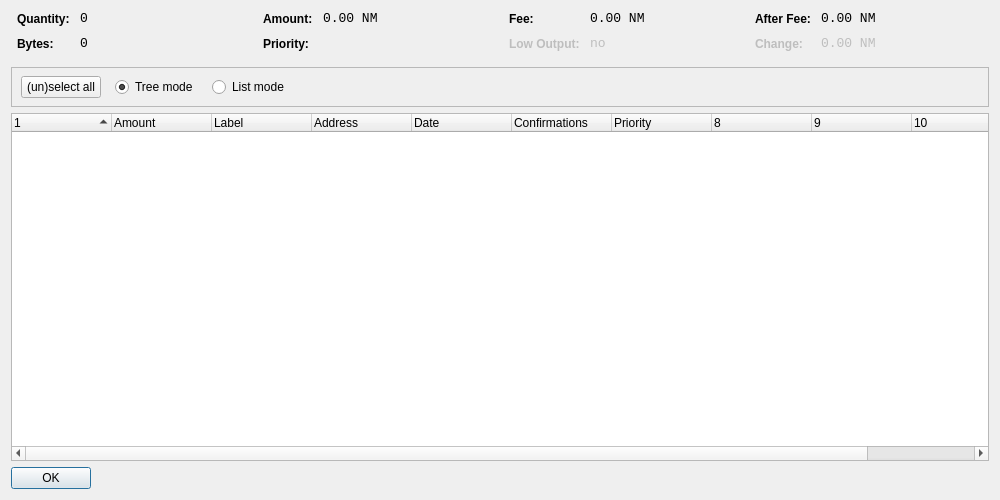
<?xml version="1.0" encoding="UTF-8"?>
<ui version="4.0">
 <class>CoinControlDialog</class>
 <widget class="QDialog" name="CoinControlDialog">
  <property name="geometry">
   <rect>
    <x>0</x>
    <y>0</y>
    <width>1000</width>
    <height>500</height>
   </rect>
  </property>
  <property name="windowTitle">
   <string>Coin Control</string>
  </property>
  <layout class="QVBoxLayout" name="verticalLayout">
   <item>
    <layout class="QHBoxLayout" name="horizontalLayoutTop" stretch="0,0,0,0">
     <property name="topMargin">
      <number>0</number>
     </property>
     <property name="bottomMargin">
      <number>10</number>
     </property>
     <item>
      <layout class="QFormLayout" name="formLayoutCoinControl1">
       <property name="horizontalSpacing">
        <number>10</number>
       </property>
       <property name="verticalSpacing">
        <number>10</number>
       </property>
       <property name="leftMargin">
        <number>6</number>
       </property>
       <property name="rightMargin">
        <number>6</number>
       </property>
       <item row="0" column="0">
        <widget class="QLabel" name="labelCoinControlQuantityText">
         <property name="styleSheet">
          <string notr="true">font-weight:bold;</string>
         </property>
         <property name="text">
          <string>Quantity:</string>
         </property>
        </widget>
       </item>
       <item row="0" column="1">
        <widget class="QLabel" name="labelCoinControlQuantity">
         <property name="font">
          <font>
           <family>Monospace</family>
           <pointsize>10</pointsize>
          </font>
         </property>
         <property name="cursor">
          <cursorShape>IBeamCursor</cursorShape>
         </property>
         <property name="contextMenuPolicy">
          <enum>Qt::ActionsContextMenu</enum>
         </property>
         <property name="text">
          <string notr="true">0</string>
         </property>
         <property name="textInteractionFlags">
          <set>Qt::LinksAccessibleByMouse|Qt::TextSelectableByKeyboard|Qt::TextSelectableByMouse</set>
         </property>
        </widget>
       </item>
       <item row="1" column="0">
        <widget class="QLabel" name="labelCoinControlBytesText">
         <property name="styleSheet">
          <string notr="true">font-weight:bold;</string>
         </property>
         <property name="text">
          <string>Bytes:</string>
         </property>
        </widget>
       </item>
       <item row="1" column="1">
        <widget class="QLabel" name="labelCoinControlBytes">
         <property name="font">
          <font>
           <family>Monospace</family>
           <pointsize>10</pointsize>
          </font>
         </property>
         <property name="cursor">
          <cursorShape>IBeamCursor</cursorShape>
         </property>
         <property name="contextMenuPolicy">
          <enum>Qt::ActionsContextMenu</enum>
         </property>
         <property name="text">
          <string notr="true">0</string>
         </property>
         <property name="textInteractionFlags">
          <set>Qt::LinksAccessibleByMouse|Qt::TextSelectableByKeyboard|Qt::TextSelectableByMouse</set>
         </property>
        </widget>
       </item>
      </layout>
     </item>
     <item>
      <layout class="QFormLayout" name="formLayoutCoinControl2">
       <property name="horizontalSpacing">
        <number>10</number>
       </property>
       <property name="verticalSpacing">
        <number>10</number>
       </property>
       <property name="leftMargin">
        <number>6</number>
       </property>
       <property name="rightMargin">
        <number>6</number>
       </property>
       <item row="0" column="0">
        <widget class="QLabel" name="labelCoinControlAmountText">
         <property name="styleSheet">
          <string notr="true">font-weight:bold;</string>
         </property>
         <property name="text">
          <string>Amount:</string>
         </property>
        </widget>
       </item>
       <item row="0" column="1">
        <widget class="QLabel" name="labelCoinControlAmount">
         <property name="font">
          <font>
           <family>Monospace</family>
           <pointsize>10</pointsize>
          </font>
         </property>
         <property name="cursor">
          <cursorShape>IBeamCursor</cursorShape>
         </property>
         <property name="contextMenuPolicy">
          <enum>Qt::ActionsContextMenu</enum>
         </property>
         <property name="text">
          <string notr="true">0.00 NM</string>
         </property>
         <property name="textInteractionFlags">
          <set>Qt::LinksAccessibleByMouse|Qt::TextSelectableByKeyboard|Qt::TextSelectableByMouse</set>
         </property>
        </widget>
       </item>
       <item row="1" column="0">
        <widget class="QLabel" name="labelCoinControlPriorityText">
         <property name="styleSheet">
          <string notr="true">font-weight:bold;</string>
         </property>
         <property name="text">
          <string>Priority:</string>
         </property>
        </widget>
       </item>
       <item row="1" column="1">
        <widget class="QLabel" name="labelCoinControlPriority">
         <property name="font">
          <font>
           <family>Monospace</family>
           <pointsize>10</pointsize>
          </font>
         </property>
         <property name="cursor">
          <cursorShape>IBeamCursor</cursorShape>
         </property>
         <property name="contextMenuPolicy">
          <enum>Qt::ActionsContextMenu</enum>
         </property>
         <property name="text">
          <string/>
         </property>
         <property name="textInteractionFlags">
          <set>Qt::LinksAccessibleByMouse|Qt::TextSelectableByKeyboard|Qt::TextSelectableByMouse</set>
         </property>
        </widget>
       </item>
      </layout>
     </item>
     <item>
      <layout class="QFormLayout" name="formLayoutCoinControl3">
       <property name="horizontalSpacing">
        <number>10</number>
       </property>
       <property name="verticalSpacing">
        <number>10</number>
       </property>
       <property name="leftMargin">
        <number>6</number>
       </property>
       <property name="rightMargin">
        <number>6</number>
       </property>
       <item row="0" column="0">
        <widget class="QLabel" name="labelCoinControlFeeText">
         <property name="styleSheet">
          <string notr="true">font-weight:bold;</string>
         </property>
         <property name="text">
          <string>Fee:</string>
         </property>
        </widget>
       </item>
       <item row="0" column="1">
        <widget class="QLabel" name="labelCoinControlFee">
         <property name="font">
          <font>
           <family>Monospace</family>
           <pointsize>10</pointsize>
          </font>
         </property>
         <property name="cursor">
          <cursorShape>IBeamCursor</cursorShape>
         </property>
         <property name="contextMenuPolicy">
          <enum>Qt::ActionsContextMenu</enum>
         </property>
         <property name="text">
          <string notr="true">0.00 NM</string>
         </property>
         <property name="textInteractionFlags">
          <set>Qt::LinksAccessibleByMouse|Qt::TextSelectableByKeyboard|Qt::TextSelectableByMouse</set>
         </property>
        </widget>
       </item>
       <item row="1" column="0">
        <widget class="QLabel" name="labelCoinControlLowOutputText">
         <property name="enabled">
          <bool>false</bool>
         </property>
         <property name="styleSheet">
          <string notr="true">font-weight:bold;</string>
         </property>
         <property name="text">
          <string>Low Output:</string>
         </property>
        </widget>
       </item>
       <item row="1" column="1">
        <widget class="QLabel" name="labelCoinControlLowOutput">
         <property name="enabled">
          <bool>false</bool>
         </property>
         <property name="font">
          <font>
           <family>Monospace</family>
           <pointsize>10</pointsize>
          </font>
         </property>
         <property name="cursor">
          <cursorShape>IBeamCursor</cursorShape>
         </property>
         <property name="contextMenuPolicy">
          <enum>Qt::ActionsContextMenu</enum>
         </property>
         <property name="text">
          <string notr="true">no</string>
         </property>
         <property name="textInteractionFlags">
          <set>Qt::LinksAccessibleByMouse|Qt::TextSelectableByKeyboard|Qt::TextSelectableByMouse</set>
         </property>
        </widget>
       </item>
      </layout>
     </item>
     <item>
      <layout class="QFormLayout" name="formLayoutCoinControl4">
       <property name="horizontalSpacing">
        <number>10</number>
       </property>
       <property name="verticalSpacing">
        <number>10</number>
       </property>
       <property name="leftMargin">
        <number>6</number>
       </property>
       <property name="rightMargin">
        <number>6</number>
       </property>
       <item row="0" column="0">
        <widget class="QLabel" name="labelCoinControlAfterFeeText">
         <property name="styleSheet">
          <string notr="true">font-weight:bold;</string>
         </property>
         <property name="text">
          <string>After Fee:</string>
         </property>
        </widget>
       </item>
       <item row="0" column="1">
        <widget class="QLabel" name="labelCoinControlAfterFee">
         <property name="font">
          <font>
           <family>Monospace</family>
           <pointsize>10</pointsize>
          </font>
         </property>
         <property name="cursor">
          <cursorShape>IBeamCursor</cursorShape>
         </property>
         <property name="contextMenuPolicy">
          <enum>Qt::ActionsContextMenu</enum>
         </property>
         <property name="text">
          <string notr="true">0.00 NM</string>
         </property>
         <property name="textInteractionFlags">
          <set>Qt::LinksAccessibleByMouse|Qt::TextSelectableByKeyboard|Qt::TextSelectableByMouse</set>
         </property>
        </widget>
       </item>
       <item row="1" column="0">
        <widget class="QLabel" name="labelCoinControlChangeText">
         <property name="enabled">
          <bool>false</bool>
         </property>
         <property name="styleSheet">
          <string notr="true">font-weight:bold;</string>
         </property>
         <property name="text">
          <string>Change:</string>
         </property>
        </widget>
       </item>
       <item row="1" column="1">
        <widget class="QLabel" name="labelCoinControlChange">
         <property name="enabled">
          <bool>false</bool>
         </property>
         <property name="font">
          <font>
           <family>Monospace</family>
           <pointsize>10</pointsize>
          </font>
         </property>
         <property name="cursor">
          <cursorShape>IBeamCursor</cursorShape>
         </property>
         <property name="contextMenuPolicy">
          <enum>Qt::ActionsContextMenu</enum>
         </property>
         <property name="text">
          <string notr="true">0.00 NM</string>
         </property>
         <property name="textInteractionFlags">
          <set>Qt::LinksAccessibleByMouse|Qt::TextSelectableByKeyboard|Qt::TextSelectableByMouse</set>
         </property>
        </widget>
       </item>
      </layout>
     </item>
    </layout>
   </item>
   <item>
    <widget class="QFrame" name="frame">
     <property name="minimumSize">
      <size>
       <width>0</width>
       <height>40</height>
      </size>
     </property>
     <property name="frameShape">
      <enum>QFrame::StyledPanel</enum>
     </property>
     <property name="frameShadow">
      <enum>QFrame::Sunken</enum>
     </property>
     <widget class="QWidget" name="horizontalLayoutWidget">
      <property name="geometry">
       <rect>
        <x>10</x>
        <y>0</y>
        <width>781</width>
        <height>41</height>
       </rect>
      </property>
      <layout class="QHBoxLayout" name="horizontalLayoutPanel" stretch="0,0,0,0,0">
       <property name="spacing">
        <number>14</number>
       </property>
       <item>
        <widget class="QPushButton" name="pushButtonSelectAll">
         <property name="sizePolicy">
          <sizepolicy hsizetype="Maximum" vsizetype="Fixed">
           <horstretch>0</horstretch>
           <verstretch>0</verstretch>
          </sizepolicy>
         </property>
         <property name="text">
          <string>(un)select all</string>
         </property>
        </widget>
       </item>
       <item>
        <widget class="QRadioButton" name="radioTreeMode">
         <property name="sizePolicy">
          <sizepolicy hsizetype="Maximum" vsizetype="Fixed">
           <horstretch>0</horstretch>
           <verstretch>0</verstretch>
          </sizepolicy>
         </property>
         <property name="text">
          <string>Tree mode</string>
         </property>
         <property name="checked">
          <bool>true</bool>
         </property>
        </widget>
       </item>
       <item>
        <widget class="QRadioButton" name="radioListMode">
         <property name="sizePolicy">
          <sizepolicy hsizetype="Maximum" vsizetype="Fixed">
           <horstretch>0</horstretch>
           <verstretch>0</verstretch>
          </sizepolicy>
         </property>
         <property name="text">
          <string>List mode</string>
         </property>
        </widget>
       </item>
       <item>
        <spacer name="horizontalSpacer">
         <property name="orientation">
          <enum>Qt::Horizontal</enum>
         </property>
         <property name="sizeHint" stdset="0">
          <size>
           <width>40</width>
           <height>20</height>
          </size>
         </property>
        </spacer>
       </item>
      </layout>
     </widget>
    </widget>
   </item>
   <item>
    <widget class="CoinControlTreeWidget" name="treeWidget">
     <property name="contextMenuPolicy">
      <enum>Qt::CustomContextMenu</enum>
     </property>
     <property name="sortingEnabled">
      <bool>false</bool>
     </property>
     <property name="columnCount">
      <number>11</number>
     </property>
     <attribute name="headerShowSortIndicator" stdset="0">
      <bool>true</bool>
     </attribute>
     <attribute name="headerStretchLastSection">
      <bool>false</bool>
     </attribute>
     <column>
      <property name="text">
       <string/>
      </property>
     </column>
     <column>
      <property name="text">
       <string>Amount</string>
      </property>
     </column>
     <column>
      <property name="text">
       <string>Label</string>
      </property>
     </column>
     <column>
      <property name="text">
       <string>Address</string>
      </property>
     </column>
     <column>
      <property name="text">
       <string>Date</string>
      </property>
     </column>
     <column>
      <property name="text">
       <string>Confirmations</string>
      </property>
      <property name="toolTip">
       <string>Confirmed</string>
      </property>
     </column>
     <column>
      <property name="text">
       <string>Priority</string>
      </property>
     </column>
     <column>
      <property name="text">
       <string/>
      </property>
     </column>
     <column>
      <property name="text">
       <string/>
      </property>
     </column>
     <column>
      <property name="text">
       <string/>
      </property>
     </column>
     <column>
      <property name="text">
       <string/>
      </property>
     </column>
    </widget>
   </item>
   <item>
    <widget class="QDialogButtonBox" name="buttonBox">
     <property name="sizePolicy">
      <sizepolicy hsizetype="Maximum" vsizetype="Fixed">
       <horstretch>0</horstretch>
       <verstretch>0</verstretch>
      </sizepolicy>
     </property>
     <property name="orientation">
      <enum>Qt::Horizontal</enum>
     </property>
     <property name="standardButtons">
      <set>QDialogButtonBox::Ok</set>
     </property>
    </widget>
   </item>
  </layout>
 </widget>
 <customwidgets>
  <customwidget>
   <class>CoinControlTreeWidget</class>
   <extends>QTreeWidget</extends>
   <header>coincontroltreewidget.h</header>
  </customwidget>
 </customwidgets>
 <resources/>
 <connections/>
</ui>
